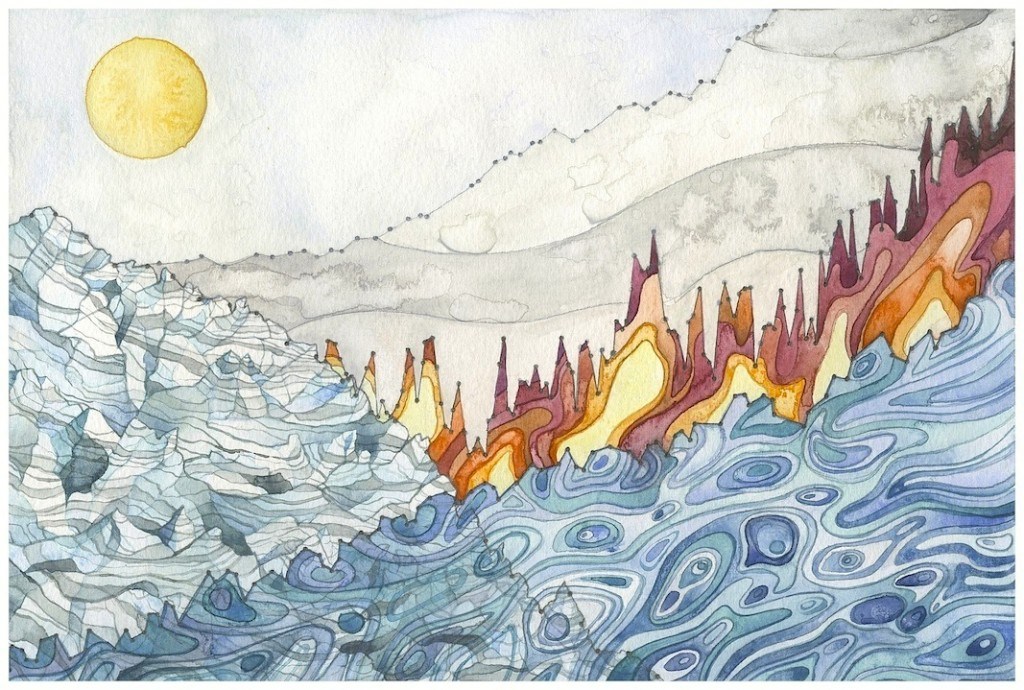
#> input picture painting_view_change/input/Landscape.jpg, 1024 x 690 px
$ python -i painting_transform.py   (imports and definitions only)
#> lines starting #> are read from the running program, lines starting #| are printed output that depends on the picture
### utils/point_selector.py
from datetime import datetime
import numpy as np
import cv2
from scipy.spatial import distance as dist
import os


# [5 lines left out: function save_image, not called in this run]

def resize(image_path, height = 800):
    image = cv2.imread(image_path)
    if image is None:
        raise FileNotFoundError(f"Image at path '{image_path}' could not be loaded. Check the file path.")
    (h, w) = image.shape[:2]
    ratio = height / float(h)
    dim = (int(w * ratio), height)
    resized = cv2.resize(image, dim, interpolation=cv2.INTER_AREA)
    return resized


# [111 lines left out: functions order_points, four_point_transform, four_point_transform_painting_view, save_image_painting_view, save_image_aerial_view, not called in this run]

### painting_view_change/painting_transform.py
import cv2
import numpy as np
from utils import point_selector as utilities
from datetime import datetime
import os
from scipy.spatial import distance as dist
import itertools
import math
from pylsd.lsd import lsd


class PaintingView:
    def __init__(self, MIN_QUAD_AREA_RATIO=0.25, MAX_QUAD_ANGLE_RANGE=40):
        self.MIN_QUAD_AREA_RATIO = MIN_QUAD_AREA_RATIO
        self.MAX_QUAD_ANGLE_RANGE = MAX_QUAD_ANGLE_RANGE


    # [47 lines left out: functions filter_corners, angle_between_vectors_degrees, get_angle, angle_range, not called in this run]


    def get_corners(self, img):
        """
        Returns a list of corners ((x, y) tuples) found in the input image. With proper
        pre-processing and filtering, it should output at most 10 potential corners.
        This is a utility function used by get_contours. The input image is expected
        to be rescaled and Canny filtered prior to be passed in.
        """
        lines = lsd(img)

        # massages the output from LSD
        # LSD operates on edges. One "line" has 2 edges, and so we need to combine the edges back into lines
        # 1. separate out the lines into horizontal and vertical lines.
        # 2. Draw the horizontal lines back onto a canvas, but slightly thicker and longer.
        # 3. Run connected-components on the new canvas
        # 4. Get the bounding box for each component, and the bounding box is final line.
        # 5. The ends of each line is a corner
        # 6. Repeat for vertical lines
        # 7. Draw all the final lines onto another canvas. Where the lines overlap are also corners

        corners = []
        if lines is not None:
            # separate out the horizontal and vertical lines, and draw them back onto separate canvases
            lines = lines.squeeze().astype(np.int32).tolist()
            horizontal_lines_canvas = np.zeros(img.shape, dtype=np.uint8)
            vertical_lines_canvas = np.zeros(img.shape, dtype=np.uint8)
            for line in lines:
                x1, y1, x2, y2, _ = line
                if abs(x2 - x1) > abs(y2 - y1):
                    (x1, y1), (x2, y2) = sorted(((x1, y1), (x2, y2)), key=lambda pt: pt[0])
                    cv2.line(horizontal_lines_canvas, (max(x1 - 5, 0), y1), (min(x2 + 5, img.shape[1] - 1), y2), 255, 2)
                else:
                    (x1, y1), (x2, y2) = sorted(((x1, y1), (x2, y2)), key=lambda pt: pt[1])
                    cv2.line(vertical_lines_canvas, (x1, max(y1 - 5, 0)), (x2, min(y2 + 5, img.shape[0] - 1)), 255, 2)

            lines = []

            # find the horizontal lines (connected-components -> bounding boxes -> final lines)
            (contours, hierarchy) = cv2.findContours(horizontal_lines_canvas, cv2.RETR_EXTERNAL, cv2.CHAIN_APPROX_NONE)
            contours = sorted(contours, key=lambda c: cv2.arcLength(c, True), reverse=True)[:2]
            horizontal_lines_canvas = np.zeros(img.shape, dtype=np.uint8)
            for contour in contours:
                contour = contour.reshape((contour.shape[0], contour.shape[2]))
                min_x = np.amin(contour[:, 0], axis=0) + 2
                max_x = np.amax(contour[:, 0], axis=0) - 2
                left_y = int(np.average(contour[contour[:, 0] == min_x][:, 1]))
                right_y = int(np.average(contour[contour[:, 0] == max_x][:, 1]))
                lines.append((min_x, left_y, max_x, right_y))
                cv2.line(horizontal_lines_canvas, (min_x, left_y), (max_x, right_y), 1, 1)
                corners.append((min_x, left_y))
                corners.append((max_x, right_y))

            # find the vertical lines (connected-components -> bounding boxes -> final lines)
            (contours, hierarchy) = cv2.findContours(vertical_lines_canvas, cv2.RETR_EXTERNAL, cv2.CHAIN_APPROX_NONE)
            contours = sorted(contours, key=lambda c: cv2.arcLength(c, True), reverse=True)[:2]
            vertical_lines_canvas = np.zeros(img.shape, dtype=np.uint8)
            for contour in contours:
                contour = contour.reshape((contour.shape[0], contour.shape[2]))
                min_y = np.amin(contour[:, 1], axis=0) + 2
                max_y = np.amax(contour[:, 1], axis=0) - 2
                top_x = int(np.average(contour[contour[:, 1] == min_y][:, 0]))
                bottom_x = int(np.average(contour[contour[:, 1] == max_y][:, 0]))
                lines.append((top_x, min_y, bottom_x, max_y))
                cv2.line(vertical_lines_canvas, (top_x, min_y), (bottom_x, max_y), 1, 1)
                corners.append((top_x, min_y))
                corners.append((bottom_x, max_y))

            # find the corners
            corners_y, corners_x = np.where(horizontal_lines_canvas + vertical_lines_canvas == 2)
            corners += zip(corners_x, corners_y)

        # remove corners in close proximity
        corners = self.filter_corners(corners)
        return corners

    # [5 lines left out: function is_valid_contour, not called in this run]


    def get_contour(self, rescaled_image):
        """
        Returns a numpy array of shape (4, 2) containing the vertices of the four corners
        of the document in the image. It considers the corners returned from get_corners()
        and uses heuristics to choose the four corners that most likely represent
        the corners of the document. If no corners were found, or the four corners represent
        a quadrilateral that is too small or convex, it returns the original four corners.
        """
        print('I am inside the function .........')
        # these constants are carefully chosen
        MORPH = 9
        CANNY = 84
        HOUGH = 25

        IM_HEIGHT, IM_WIDTH, _ = rescaled_image.shape

        # convert the image to grayscale and blur it slightly
        gray = cv2.cvtColor(rescaled_image, cv2.COLOR_BGR2GRAY)
        gray = cv2.GaussianBlur(gray, (7,7), 0)
        print("Here conversion of the image is done")
        # dilate helps to remove potential holes between edge segments
        kernel = cv2.getStructuringElement(cv2.MORPH_RECT,(MORPH,MORPH))
        dilated = cv2.morphologyEx(gray, cv2.MORPH_CLOSE, kernel)
        print("Here delation of the image is done")
        # find edges and mark them in the output map using the Canny algorithm
        edged = cv2.Canny(dilated, 0, CANNY)
        test_corners = self.get_corners(edged)
        print("Here edges are found of the image is done")
        approx_contours = []

        if len(test_corners) >= 4:
            quads = []

            for quad in itertools.combinations(test_corners, 4):
                points = np.array(quad)
                points = utilities.order_points(points)
                points = np.array([[p] for p in points], dtype = "int32")
                quads.append(points)

            # get top five quadrilaterals by area
            quads = sorted(quads, key=cv2.contourArea, reverse=True)[:5]
            # sort candidate quadrilaterals by their angle range, which helps remove outliers
            quads = sorted(quads, key=self.angle_range)

            approx = quads[0]
            if self.is_valid_contour(approx, IM_WIDTH, IM_HEIGHT):
                approx_contours.append(approx)

            # for debugging: uncomment the code below to draw the corners and countour found
            # by get_corners() and overlay it on the image

            cv2.drawContours(rescaled_image,  [np.array(points, dtype=np.int32)], -1, (255, 0, 0), 2,)
            # [13 lines of commented-out code are left out]
        (cnts, hierarchy) = cv2.findContours(edged.copy(), cv2.RETR_EXTERNAL, cv2.CHAIN_APPROX_SIMPLE)
        cnts = sorted(cnts, key=cv2.contourArea, reverse=True)[:5]

        # loop over the contours
        for c in cnts:
            # approximate the contour
            approx = cv2.approxPolyDP(c, 80, True)
            if self.is_valid_contour(approx, IM_WIDTH, IM_HEIGHT):
                approx_contours.append(approx)
                break

        # If we did not find any valid contours, just use the whole image
        if not approx_contours:
            TOP_RIGHT = (IM_WIDTH, 0)
            BOTTOM_RIGHT = (IM_WIDTH, IM_HEIGHT)
            BOTTOM_LEFT = (0, IM_HEIGHT)
            TOP_LEFT = (0, 0)
            screenCnt = np.array([[TOP_RIGHT], [BOTTOM_RIGHT], [BOTTOM_LEFT], [TOP_LEFT]])

        else:
            screenCnt = max(approx_contours, key=cv2.contourArea)

        return screenCnt.reshape(4, 2)

    def transform(self, image_path):
#> called with image_path = 'input/Landscape.jpg'
        RESCALED_HEIGHT = 500.0
        # load the image and compute the ratio of the old height
        # to the new height, clone it, and resize it
        image = cv2.imread(image_path)
#> image is the input picture: shape (690, 1024, 3); mean B, G, R 196.2, 198.6, 195.1

        assert(image is not None)

        ratio = image.shape[0] / RESCALED_HEIGHT
#> ratio = 1.38
        orig = image.copy()
        # Step 1: Read and Resize Image
        rescaled_image = utilities.resize(image_path, height= int(RESCALED_HEIGHT))

        # Step 2: Select Points for Painting View

        points = self.get_contour(rescaled_image)
#> in get_contour, `gray = cv2.cvtColor(rescaled_image, cv2.COLOR_BGR2GRAY)`:
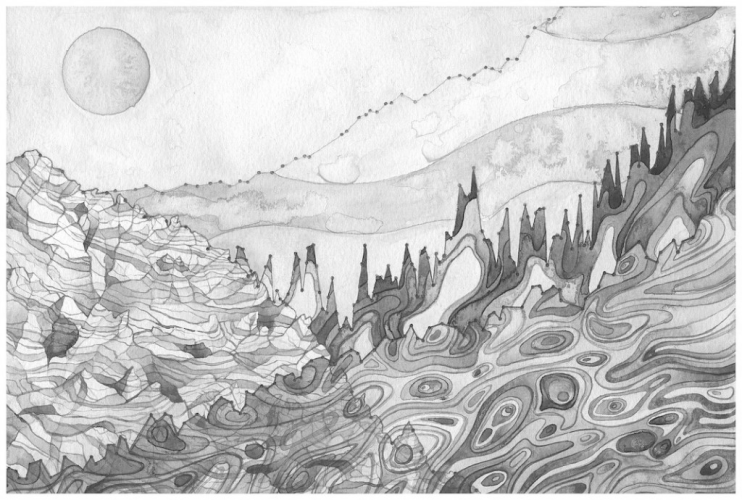
#> gray: shape (500, 742); min 47, max 255, mean 197.3
#> in get_contour, `dilated = cv2.morphologyEx(gray, cv2.MORPH_CLOSE, kernel)`:
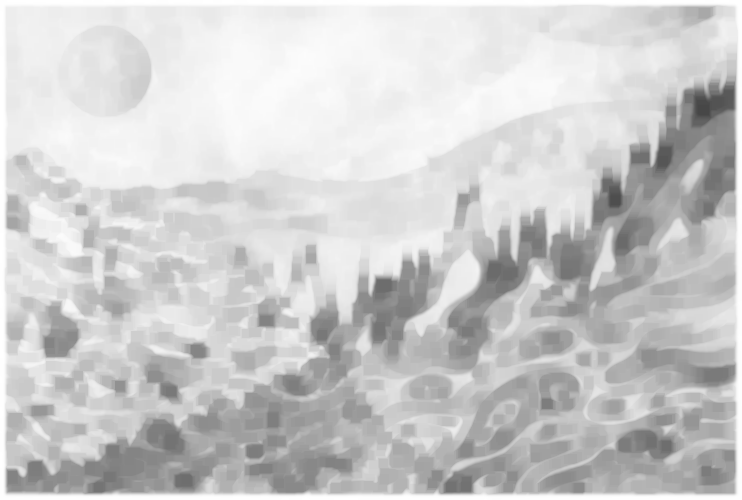
#> dilated: shape (500, 742); min 71, max 255, mean 204.6
#> in get_contour, `edged = cv2.Canny(dilated, 0, CANNY)`:
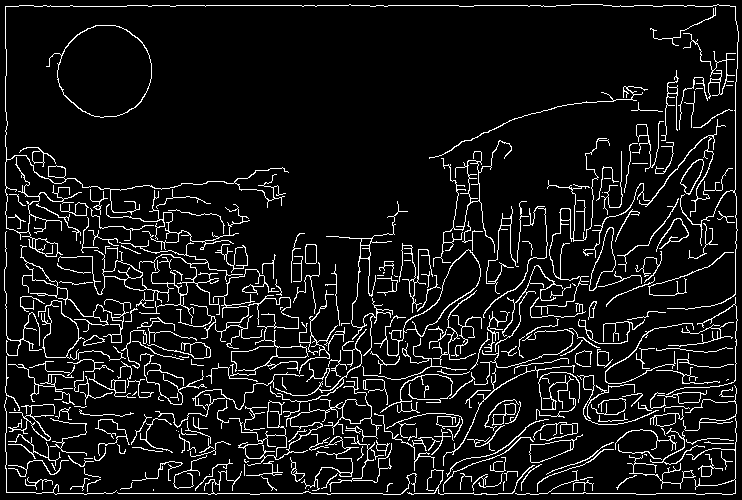
#> edged: shape (500, 742); 8.7% white in thin lines or dots

        # apply the perspective transformation


        if len(points) != 4:
            raise Exception("Exactly 4 points are required.")

        warped = utilities.four_point_transform_painting_view(orig, points *ratio)

        return rescaled_image, warped

#> (the run stopped early here; a loop or call above may not have finished)
